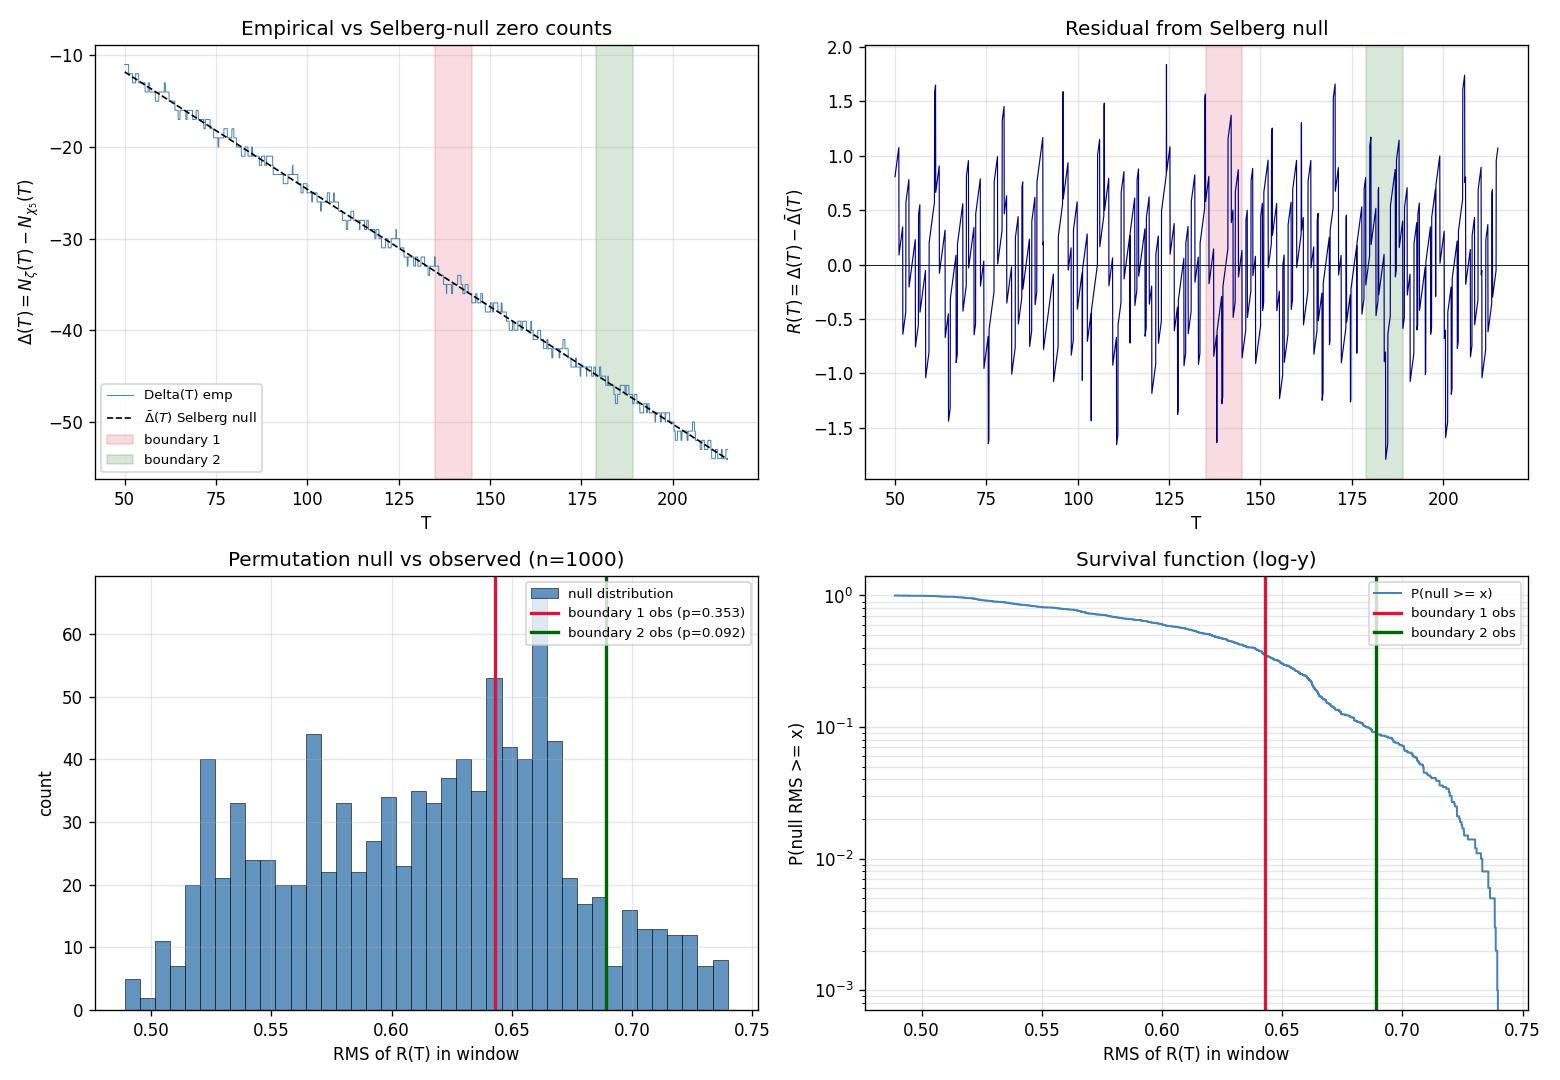

This chart was generated by the following Python code:
# test1_density.py - Test 1, density transition at digit-gap boundaries
# Bootstrap Universe Programme - Brief 4 May 2026 (CinC, brief addendum to
# the Mr Code stack), riemann_digit_gap_test, Test 1 of 3.
#
# Pre-registered design (locked before running, per Pattern 75):
#
#   Boundary windows (fixed at +/- 5 about the predicted heights):
#     boundary 1 = [135, 145]    (digit-gap scale x = 10^61, gamma ~ 140.48)
#     boundary 2 = [179, 189]    (digit-gap scale x = 10^80, gamma ~ 184.21)
#
#   Test statistic per boundary window W:
#     RMS_W = sqrt( mean_{T in W} R(T)^2 )
#     R(T)   = Delta(T) - Delta_smooth(T)
#     Delta(T) = N_zeta(T) - N_chi5(T)             (empirical step function)
#     Delta_smooth(T) = -(T/2pi) log(5) + 1        (Selberg null, exact)
#
#   Permutation null:
#     1000 random window positions of width 10 (matching boundary widths),
#     placed entirely within control region C = [55, 130] union [150, 175]
#     union [190, 215]. Random seed = 1*137 + 42 = 179 per the brief's
#     seed scheme.
#
#   Empirical p-value: fraction of permutation RMS values >= observed.
#
#   PASS:  p_emp(boundary 1) < 0.05  AND  p_emp(boundary 2) < 0.05
#   FAIL:  Test 1 verdict not PASS  -> stop, do not run Tests 2 and 3.
#
# Outputs:
#   test1_density_results.json
#   test1_density.png  (4-panel diagnostic: Delta(T), R(T), Delta_smooth fit,
#                       permutation distributions vs observed)
#
# DERIVED: the Selberg null formula and Delta_smooth.
# OBSERVED: the empirical RMS values, the permutation distribution, the p.
# FRAMEWORK-IMPLIED: the prediction that boundary-window RMS is anomalous.

import json
import math
import random
import sys
from pathlib import Path

import mpmath
from mpmath import mp, mpf

import numpy as np
import matplotlib
matplotlib.use("Agg")
import matplotlib.pyplot as plt

from zeros_data import (
    load_zeta_zeros,
    load_lchi5_zeros,
    Delta_smooth,
    DEFAULT_DPS,
)

# ----------------------------------------------------------------------
# Pre-registered constants - locked before any computation.
# ----------------------------------------------------------------------

BOUNDARY_1 = (135.0, 145.0)         # gamma ~ 140 -> digit gap at x = 10^61
BOUNDARY_2 = (179.0, 189.0)         # gamma ~ 184 -> digit gap at x = 10^80
WINDOW_WIDTH = BOUNDARY_1[1] - BOUNDARY_1[0]   # = 10.0; same for both

# Control region for permutation null. Excludes both boundary zones AND
# the buffer immediately around them (gap [130, 150] and [175, 190] excluded).
# Upper bound at 215 caps to where we have L(chi_5) coverage (last zero ~219).
CONTROL_REGIONS = [(55.0, 130.0), (150.0, 175.0), (190.0, 215.0)]

N_PERMUTATIONS = 1000
SEED = 1 * 137 + 42                  # = 179, per the brief's seed scheme

# Sampling resolution for the RMS integral. Step 0.05 gives 200 samples per
# 10-wide window. Below the average L-zero spacing at T=140 (~1.4) by ~30x.
T_GRID_STEP = 0.05


# ----------------------------------------------------------------------
# Helpers
# ----------------------------------------------------------------------

def empirical_count(zeros_sorted_floats, T):
    """N(T) = #{gamma in zeros : gamma <= T}.  Bisect on a sorted float list."""
    # numpy searchsorted is fine here.
    return int(np.searchsorted(zeros_sorted_floats, T, side="right"))


def evaluate_R(T, zeta_floats, lchi5_floats):
    n_z = empirical_count(zeta_floats, T)
    n_l = empirical_count(lchi5_floats, T)
    delta = n_z - n_l
    delta_smooth = float(Delta_smooth(T))
    return delta - delta_smooth


def rms_in_window(R_grid, T_grid, w_lo, w_hi):
    """RMS of R over the closed window [w_lo, w_hi]."""
    mask = (T_grid >= w_lo) & (T_grid <= w_hi)
    return float(np.sqrt(np.mean(R_grid[mask] ** 2)))


def random_window_in_control(rng, width, control_regions):
    """Sample a window centre such that the full window fits in some
    control-region piece."""
    while True:
        # Pick a region weighted by length (uniform sampling on the union).
        lengths = [hi - lo for lo, hi in control_regions]
        total = sum(lengths)
        r = rng.random() * total
        cum = 0.0
        for (lo, hi), L in zip(control_regions, lengths):
            cum += L
            if r <= cum:
                if hi - lo < width:
                    break  # this region too narrow, retry
                centre = rng.uniform(lo + width / 2, hi - width / 2)
                return (centre - width / 2, centre + width / 2)


# ----------------------------------------------------------------------
# Main
# ----------------------------------------------------------------------

def main():
    mp.dps = DEFAULT_DPS + 5

    print("test1_density - Riemann x digit-gap density transition test")
    print("=" * 76)
    print("Pre-registered windows:")
    print("  boundary 1: [%g, %g]  (gamma ~ 140 -> x = 10^61)" % BOUNDARY_1)
    print("  boundary 2: [%g, %g]  (gamma ~ 184 -> x = 10^80)" % BOUNDARY_2)
    print("Control region (perm null): %s" % CONTROL_REGIONS)
    print("Permutations: %d, seed = %d" % (N_PERMUTATIONS, SEED))
    print()

    # ---- Load zero data ------------------------------------------------
    print("Loading zero data...")
    zeta_zeros = load_zeta_zeros(n=100)
    lchi5_zeros = load_lchi5_zeros(n=150)
    zeta_floats = np.sort(np.array([float(z) for z in zeta_zeros]))
    lchi5_floats = np.sort(np.array([float(z) for z in lchi5_zeros]))
    print("  zeta zeros loaded:    n=%d, max gamma=%.4f"
          % (len(zeta_floats), zeta_floats[-1]))
    print("  L(chi_5) zeros:       n=%d, max gamma=%.4f"
          % (len(lchi5_floats), lchi5_floats[-1]))
    print("  count <= 140 (zeta):  %d   (Selberg smooth: %.2f)"
          % ((zeta_floats <= 140).sum(), float(load_zeta_smooth(140))))
    print("  count <= 140 (chi_5): %d   (Selberg smooth: %.2f)"
          % ((lchi5_floats <= 140).sum(), float(load_chi5_smooth(140))))
    print()

    # ---- Compute R(T) on the analysis grid -----------------------------
    print("Computing R(T) on grid step=%g over [50, 215]..." % T_GRID_STEP)
    T_grid = np.arange(50.0, 215.0 + T_GRID_STEP / 2, T_GRID_STEP)
    Delta_emp = (np.searchsorted(zeta_floats, T_grid, side="right")
                 - np.searchsorted(lchi5_floats, T_grid, side="right")).astype(float)
    Delta_smooth_grid = np.array([float(Delta_smooth(t)) for t in T_grid])
    R_grid = Delta_emp - Delta_smooth_grid
    print("  R range: [%.3f, %.3f], mean=%.4f, std=%.4f"
          % (R_grid.min(), R_grid.max(), R_grid.mean(), R_grid.std()))
    print()

    # ---- Observed RMS in each boundary window --------------------------
    rms_obs1 = rms_in_window(R_grid, T_grid, *BOUNDARY_1)
    rms_obs2 = rms_in_window(R_grid, T_grid, *BOUNDARY_2)
    print("Observed RMS:")
    print("  boundary 1 [%g, %g]:  %.4f" % (*BOUNDARY_1, rms_obs1))
    print("  boundary 2 [%g, %g]:  %.4f" % (*BOUNDARY_2, rms_obs2))
    print()

    # ---- Permutation null ----------------------------------------------
    print("Running %d-permutation null on control region..." % N_PERMUTATIONS)
    rng = random.Random(SEED)
    null_rms = []
    for i in range(N_PERMUTATIONS):
        a, b = random_window_in_control(rng, WINDOW_WIDTH, CONTROL_REGIONS)
        null_rms.append(rms_in_window(R_grid, T_grid, a, b))
    null_rms = np.array(null_rms)
    print("  null RMS distribution: mean=%.4f, median=%.4f, std=%.4f, max=%.4f"
          % (null_rms.mean(), np.median(null_rms), null_rms.std(), null_rms.max()))
    print()

    # ---- Empirical p-values -------------------------------------------
    p_emp1 = float((null_rms >= rms_obs1).sum() + 1) / (N_PERMUTATIONS + 1)
    p_emp2 = float((null_rms >= rms_obs2).sum() + 1) / (N_PERMUTATIONS + 1)
    print("Empirical p-values (one-sided, RMS_null >= RMS_obs):")
    print("  boundary 1: p = %.4f   %s"
          % (p_emp1, "PASS" if p_emp1 < 0.05 else "fail"))
    print("  boundary 2: p = %.4f   %s"
          % (p_emp2, "PASS" if p_emp2 < 0.05 else "fail"))
    print()

    overall_pass = (p_emp1 < 0.05) and (p_emp2 < 0.05)
    verdict = "PASS" if overall_pass else "FAIL"
    print("=" * 76)
    print("Test 1 verdict: %s" % verdict)
    if not overall_pass:
        print("(Per brief discipline: stop here. Do not run Tests 2 and 3.)")

    # ---- Outputs --------------------------------------------------------
    out_dir = Path(__file__).resolve().parent
    json_path = out_dir / "test1_density_results.json"
    plot_path = out_dir / "test1_density.png"

    results = {
        "version": "v1.0",
        "preregistration": {
            "boundary_1": list(BOUNDARY_1),
            "boundary_2": list(BOUNDARY_2),
            "window_width": WINDOW_WIDTH,
            "control_regions": [list(r) for r in CONTROL_REGIONS],
            "n_permutations": N_PERMUTATIONS,
            "seed": SEED,
            "T_grid_step": T_GRID_STEP,
            "selberg_null_formula": "Delta_smooth(T) = -(T/2pi)*log(5) + 1",
        },
        "data": {
            "n_zeta_zeros": int(len(zeta_floats)),
            "n_lchi5_zeros": int(len(lchi5_floats)),
            "zeta_max_gamma": float(zeta_floats[-1]),
            "lchi5_max_gamma": float(lchi5_floats[-1]),
            "zeta_count_at_140": int((zeta_floats <= 140).sum()),
            "lchi5_count_at_140": int((lchi5_floats <= 140).sum()),
            "zeta_count_at_184": int((zeta_floats <= 184).sum()),
            "lchi5_count_at_184": int((lchi5_floats <= 184).sum()),
        },
        "observed": {
            "rms_boundary_1": rms_obs1,
            "rms_boundary_2": rms_obs2,
        },
        "null": {
            "rms_mean": float(null_rms.mean()),
            "rms_median": float(np.median(null_rms)),
            "rms_std": float(null_rms.std()),
            "rms_max": float(null_rms.max()),
            "rms_quantiles": {
                "0.50": float(np.quantile(null_rms, 0.50)),
                "0.90": float(np.quantile(null_rms, 0.90)),
                "0.95": float(np.quantile(null_rms, 0.95)),
                "0.99": float(np.quantile(null_rms, 0.99)),
            },
        },
        "p_values": {
            "boundary_1": p_emp1,
            "boundary_2": p_emp2,
            "convention": "one-sided (RMS_null >= RMS_obs); "
                          "(count + 1) / (N + 1) to avoid p=0",
        },
        "verdict": verdict,
        "pass_criterion": "p_emp(boundary_1) < 0.05 AND p_emp(boundary_2) < 0.05",
    }
    with open(json_path, "w") as f:
        json.dump(results, f, indent=2)
    print("JSON written: %s" % json_path)

    # ---- Plot -----------------------------------------------------------
    fig, axes = plt.subplots(2, 2, figsize=(13, 9))

    ax = axes[0, 0]
    ax.plot(T_grid, Delta_emp, lw=0.6, color="steelblue", label="Delta(T) emp")
    ax.plot(T_grid, Delta_smooth_grid, "--", color="black", lw=1.0,
            label=r"$\bar\Delta(T)$ Selberg null")
    ax.axvspan(*BOUNDARY_1, alpha=0.15, color="crimson", label="boundary 1")
    ax.axvspan(*BOUNDARY_2, alpha=0.15, color="darkgreen", label="boundary 2")
    ax.set_xlabel("T")
    ax.set_ylabel(r"$\Delta(T) = N_\zeta(T) - N_{\chi_5}(T)$")
    ax.set_title("Empirical vs Selberg-null zero counts")
    ax.legend(loc="lower left", fontsize=8)
    ax.grid(True, alpha=0.3)

    ax = axes[0, 1]
    ax.plot(T_grid, R_grid, lw=0.7, color="navy")
    ax.axvspan(*BOUNDARY_1, alpha=0.15, color="crimson")
    ax.axvspan(*BOUNDARY_2, alpha=0.15, color="darkgreen")
    ax.axhline(0, color="black", lw=0.5)
    ax.set_xlabel("T")
    ax.set_ylabel(r"$R(T) = \Delta(T) - \bar\Delta(T)$")
    ax.set_title("Residual from Selberg null")
    ax.grid(True, alpha=0.3)

    ax = axes[1, 0]
    ax.hist(null_rms, bins=40, color="steelblue", edgecolor="black",
            linewidth=0.4, alpha=0.85, label="null distribution")
    ax.axvline(rms_obs1, color="crimson", lw=2,
               label="boundary 1 obs (p=%.3f)" % p_emp1)
    ax.axvline(rms_obs2, color="darkgreen", lw=2,
               label="boundary 2 obs (p=%.3f)" % p_emp2)
    ax.set_xlabel("RMS of R(T) in window")
    ax.set_ylabel("count")
    ax.set_title("Permutation null vs observed (n=%d)" % N_PERMUTATIONS)
    ax.legend(fontsize=8, loc="upper right")
    ax.grid(True, alpha=0.3)

    ax = axes[1, 1]
    # Empirical CDF of null vs observed values, log-y to surface tail.
    sorted_null = np.sort(null_rms)
    cdf = np.arange(1, len(sorted_null) + 1) / len(sorted_null)
    ax.plot(sorted_null, 1 - cdf, drawstyle="steps-post",
            color="steelblue", lw=1.2, label="P(null >= x)")
    ax.axvline(rms_obs1, color="crimson", lw=2,
               label="boundary 1 obs")
    ax.axvline(rms_obs2, color="darkgreen", lw=2,
               label="boundary 2 obs")
    ax.set_yscale("log")
    ax.set_xlabel("RMS of R(T) in window")
    ax.set_ylabel("P(null RMS >= x)")
    ax.set_title("Survival function (log-y)")
    ax.legend(fontsize=8, loc="upper right")
    ax.grid(True, alpha=0.3, which="both")

    plt.tight_layout()
    plt.savefig(plot_path, dpi=120)
    plt.close()
    print("Plot written: %s" % plot_path)

    return 0 if overall_pass else 1


# Selberg-null helpers re-exported for the print line above.
def load_zeta_smooth(T):
    from zeros_data import N_zeta_smooth
    return N_zeta_smooth(T)


def load_chi5_smooth(T):
    from zeros_data import N_chi5_smooth
    return N_chi5_smooth(T)


if __name__ == "__main__":
    sys.exit(main())
